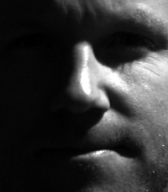
#> input picture Week-1/Yale_Faces_Images/person_03/face_54.png, 168 x 192 px; its folder holds only this picture in this run
$ jupyter execute --allow-errors Eigenfaces_PCA_Bilingual_Student.ipynb
#> lines starting #> are read from the running program, lines starting #| are printed output that depends on the picture
# Eigenfaces & PCA: From Images to Face Recognition

**Goals:** (1) represent images numerically; (2) understand mean subtraction and PCA/SVD; (3) reconstruct images; (4) identify a known person using nearest-neighbor matching; (5) evaluate performance correctly.

---

# 固有顔と主成分分析：画像から顔認識まで

**学習目標：** (1) 画像を数値で表す、(2) 平均の引き算・PCA・SVDを理解する、(3) 顔を再構成する、(4) 最近傍法で登録済みの人物を識別する、(5) 正しい方法で性能を評価する。

## 0. Setup and folder layout
Place this notebook **next to** the unzipped `Yale_Faces_Images` folder. The notebook reads PNGs. Python packages: `numpy`, `matplotlib`, `pillow`, `pandas`, `scikit-learn`, `scipy` (optional).

Example: `Eigenfaces_PCA_Bilingual_Student.ipynb` and `Yale_Faces_Images/person_01/face_01.png`.

---

## 0. 準備とフォルダ構成
このノートブックと解凍した`Yale_Faces_Images`フォルダを**同じ場所**に置きます。PNGファイルを読むので、必要なライブラリ：`numpy`、`matplotlib`、`pillow`、`pandas`、`scikit-learn`（`scipy`は任意）。

[cell 1]
# Run only if your environment lacks the packages. / 必要な場合だけ実行してください。
# %pip install numpy matplotlib pillow pandas scikit-learn scipy

[cell 2]
from pathlib import Path
import numpy as np
import matplotlib.pyplot as plt
import pandas as pd
from PIL import Image
from sklearn.model_selection import train_test_split
from sklearn.decomposition import PCA
from sklearn.metrics import accuracy_score, confusion_matrix, ConfusionMatrixDisplay
from sklearn.neighbors import KNeighborsClassifier

DATA_DIR = Path('Yale_Faces_Images')
assert DATA_DIR.is_dir(), 'Unzip Yale_Faces_Images.zip next to this notebook.'
SEED = 42
rng = np.random.default_rng(SEED)
print('Dataset:', DATA_DIR.resolve())

## 1. Inspect the image folders
There are **38 folders, one per person**. Each folder contains multiple photos of that person, with different lighting. We will label each person using the folder name, not a real name.

---

## 1. 画像フォルダを確認する
**38個のフォルダがあり、1つのフォルダが1人**に対応します。各フォルダには照明条件の異なる顔画像が複数入っています。実名ではなくフォルダ名を人物ラベルとして使います。

[cell 3]
people = sorted(p for p in DATA_DIR.glob('person_*') if p.is_dir())
records = [(p.name, img) for p in people for img in sorted(p.glob('*.png'))]
print(f'People: {len(people)}, images: {len(records)}')
print('First 5 folders:', [(p.name, len(list(p.glob('*.png')))) for p in people[:5]])
#> (the rest of this cell did not finish here and is left out)

**Observation:** Each `person_XX` is the ground-truth label for a group of images. The folder structure will let us build a fair train/test split.

---

**確認：** `person_XX`は同じ人物の画像に付ける正解ラベルです。この構造を利用して学習用とテスト用に分割します。

## 2. An image is a matrix of pixels
Each original picture is **192 rows × 168 columns**. Grayscale pixels range from 0 (black) to 255 (white). For PCA, we resize images to **48 × 42** for faster computation, then flatten each image into a vector of length **2,016**. Original PNG files remain unchanged.

**Notation:** height `H`, width `W`, pixel count `D=H×W`.

---

## 2. 画像は画素の行列である
元画像のサイズは**192行 × 168列**です。グレースケール画像の画素値は0（黒）から255（白）です。計算を速くするため、PCAでは**48 × 42**に縮小し、画像を長さ**2,016**のベクトルに変えます。元のPNG画像は変更しません。

**記号：** 高さ`H`、幅`W`、画素数`D=H×W`。

[cell 4]
first_img = np.asarray(Image.open(records[0][1]).convert('L'))
#> first_img is the input picture: shape (192, 168); min 0, max 255, mean 51.7
H, W = 48, 42
small_img = np.asarray(Image.fromarray(first_img).resize((W,H), Image.Resampling.BILINEAR))
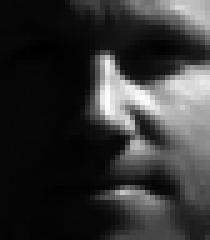
#> small_img: shape (48, 42) (shown 5 times larger); min 0, max 254, mean 51.7
fig, ax = plt.subplots(1, 2, figsize=(8, 4))
ax[0].imshow(first_img, cmap='gray', vmin=0, vmax=255); ax[0].set_title(f'Original {first_img.shape}')
ax[1].imshow(small_img, cmap='gray', vmin=0, vmax=255); ax[1].set_title(f'Working image {small_img.shape}')
for a in ax: a.axis('off')
plt.show()
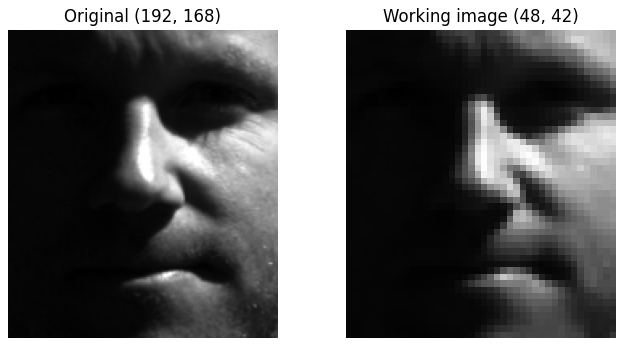
#> figure drawn by matplotlib, 2 panels
print('First 12 pixels:', small_img.flatten()[:12]); print('Vector length:', small_img.size)
#| First 12 pixels: [7 7 6 6 6 6 6 6 7 7 7 7]
#| Vector length: 2016

**Check:** The vector length is `48 × 42 = 2016`. A face is now a point in a 2,016-dimensional space.

**Question:** Why is it hard to compare or plot 2,016-dimensional points directly?

---

**確認：** ベクトルの長さは`48 × 42 = 2016`です。顔画像は2016次元空間の1点になりました。

**質問：** 2016次元の点をそのまま比較・可視化するのはなぜ難しいのでしょうか？

## 3. Create the data matrix and identity labels
Each **row** of `X_all` is one flattened face image; each entry is scaled to [0,1]. `y_all` stores the person ID. With `N` images and `D` pixels, `X_all` has shape **N × D**. (The textbook stores images as columns; this notebook uses scikit-learn’s rows-as-samples convention.)

---

## 3. データ行列と人物ラベルを作る
`X_all`の**1行**が1枚の顔画像のベクトルに対応し、画素値を[0,1]に変換します。`y_all`に人物IDを保存します。画像数`N`、画素数`D`の場合、`X_all`の形は**N × D**です。（教科書は画像を列に並べますが、このノートブックはscikit-learnに合わせて行に並べます。）

[cell 5]
X_all = np.empty((len(records), H*W), dtype=np.float32)
y_all = np.empty(len(records), dtype=np.int32)
for i, (person, path) in enumerate(records):
    im = Image.open(path).convert('L').resize((W,H), Image.Resampling.BILINEAR)
    X_all[i] = np.asarray(im, dtype=np.float32).reshape(-1)/255.0
    y_all[i] = int(person.split('_')[1])
#> pass 2 of the loop `for i, (person, path) in enumerate(records):`:
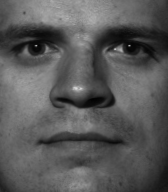
#> input picture Week-1/Yale_Faces_Images/person_04/face_11.png, 168 x 192 px
#> `im = Image.open(path).convert('L').resize((W,H), Image.Resampling.BILI..`:
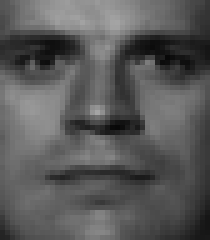
#> im: PIL image 42x48 L (shown 5 times larger); min 8, max 164, mean 89.3
print('X:', X_all.shape, 'labels:', y_all.shape, 'min/max:',X_all.min(),X_all.max())

## 4. Split images BEFORE learning PCA (avoid data leakage)
For **closed-set recognition**, every person has some registered training photos and some different test photos. We use an **80%/20% stratified split**, preserving each person in both sets. **Only training images are allowed to determine the mean face and PCA basis.**

Later we separately test a person who was never registered.

---

## 4. PCAを学習する前にデータを分割する（情報漏洩を防ぐ）
**既知人物の識別（closed-set）**では、各人物の画像を学習用とテスト用に分けます。**層化80%/20%分割**を使い、すべての人物が両方に入るようにします。**平均顔とPCAの基底は学習画像だけから求めます。**

あとで登録されていない人物も別に検証します。

[cell 6]
indices = np.arange(len(y_all))
#> (the rest of this cell did not finish here and is left out)

**Why not train PCA on test images?** That would allow information from the test set to influence the feature extractor and make evaluation overly optimistic.

---

**テスト画像を使ってPCAを学習しない理由：** テストの情報が特徴抽出器に混ざり、評価結果が実際より良く見えてしまうからです。

## 5. Average face and mean subtraction
The **mean face** is the pixel-by-pixel average of training images. To focus on how faces vary, subtract this average from every image.

$$\mu = \frac{1}{N_{\mathrm{train}}}\sum_{i=1}^{N_{\mathrm{train}}} x_i, \qquad x_i^{(c)}=x_i-\mu.$$

**Symbols:** `x_i` = flattened image; `μ` = mean face; `x_i^(c)` = centered image.

---

## 5. 平均顔と平均との差分
**平均顔**は学習画像を画素ごとに平均したものです。顔の変化を調べるため、それぞれの画像から平均顔を引きます。

**記号：** `x_i`＝画像ベクトル、`μ`＝平均顔、`x_i^(c)`＝平均を引いた画像。

#> (a cell that did not finish here is left out)

**Notice:** The centered face may display negative values; it is not a normal photograph. This is a difference image.

---

**注意：** 平均を引いた画像には負の値も含まれます。通常の写真ではなく、差分画像です。

## 6. Intuition of PCA: find directions of largest variation
Imagine a cloud of points. PCA finds axes along which the cloud varies most. These axes are **principal components (PCs)**. The first PC explains the most variance; the second is perpendicular to the first and explains the next most, and so on.

For faces, the PC directions can be reshaped into images: **Eigenfaces**.

---

## 6. PCAの直感：変化の大きい方向を見つける
点の集まり（点群）を想像しましょう。PCAはデータのばらつきが最も大きい方向を探します。この軸を**主成分（PC）**と呼びます。第1主成分が最も大きな分散を説明し、第2主成分は第1主成分に直交し、次に大きな分散を説明します。

顔画像の主成分を画像の形に戻したものが**固有顔（Eigenfaces）**です。

[cell 8]
cloud = rng.normal(size=(300,2)) @ np.array([[2.8,1.2],[0.0,0.45]])
cloud -= cloud.mean(axis=0)
_,_,v = np.linalg.svd(cloud,full_matrices=False)
fig,ax=plt.subplots(figsize=(6,5));ax.scatter(cloud[:,0],cloud[:,1],s=8,alpha=.5)
for j,c in enumerate(['tab:red','tab:green']):
    a=v[j]* (3.0 if j==0 else 1.5)
    ax.arrow(0,0,a[0],a[1],width=.035,color=c,length_includes_head=True)
ax.set_title('PCA directions in a 2D example');ax.set_xlabel('Feature 1');ax.set_ylabel('Feature 2');ax.axis('equal');plt.show()
#> after `ax.set_title('PCA directions in a 2D example')`:
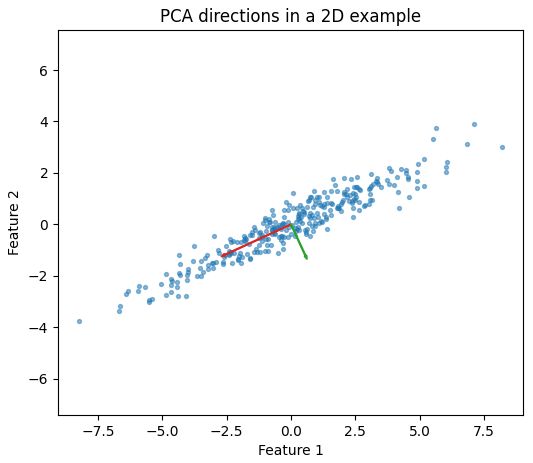
#> figure drawn by matplotlib, 1 panel
